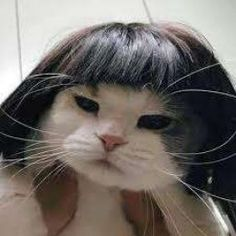
#> input picture CV_Builder_Series/9c1318551dbc9159f5bcceb977bd7c94.jpg, 236 x 236 px, found by its file name
$ python task_6.4.py
#> lines starting #> are read from the running program, lines starting #| are printed output that depends on the picture; after the words box and inside, x2 and y2 are one past the last pixel; in counts of white or black regions, pixels touching at a corner belong together
# Importing OpenCV Library
import cv2

# Relative or absolute path of the input image file
path = r"C:\Users\rohan\OneDrive\Desktop\Build club\CV_Builder_Series\9c1318551dbc9159f5bcceb977bd7c94.jpg"

# reading image (by default the flag is 1 if not specified)
image = cv2.imread(path)
#> image is the input picture: shape (236, 236, 3); mean B, G, R 102.6, 107.3, 113.5

edges = cv2.Canny(image, 200, 300)
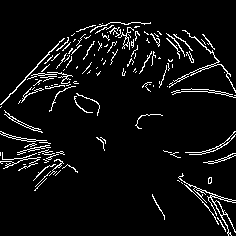
#> edges: shape (236, 236); 5.9% white in thin lines or dots
# Display image in a window
cv2.imshow("Output", image)
cv2.imshow("Edges", edges)

# Wait until any key press (press any key to close the window)
cv2.waitKey()
# kill all the windows
cv2.destroyAllWindows()

$ run again, with CV_Builder_Series/5ad30b721ae28a6748be82130f9828ec.jpg copied over CV_Builder_Series/9c1318551dbc9159f5bcceb977bd7c94.jpg
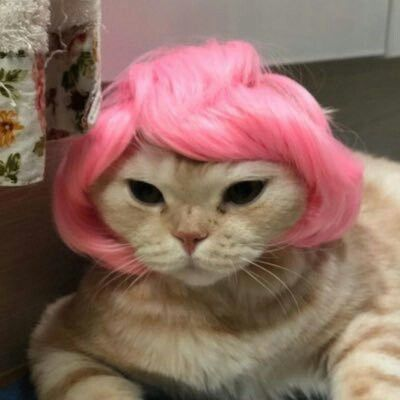
#> input picture CV_Builder_Series/5ad30b721ae28a6748be82130f9828ec.jpg, 400 x 400 px, found by its file name
#> image is the input picture: shape (400, 400, 3); mean B, G, R 96, 107.2, 138.8
#> `edges = cv2.Canny(image, 200, 300)`:
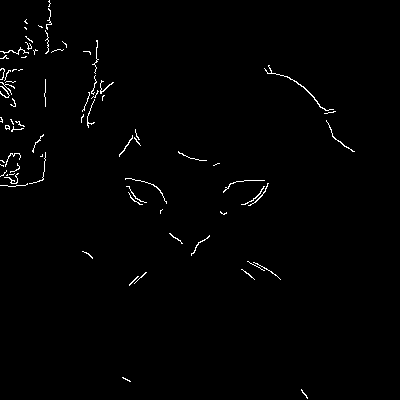
#> edges: shape (400, 400); 1.1% white in thin lines or dots, all inside (x1, y1, x2, y2) = (0, 0, 355, 399)

$ run again, with CV_Builder_Series/f90a84272a0eb8729a55816ac563d677.jpg copied over CV_Builder_Series/9c1318551dbc9159f5bcceb977bd7c94.jpg
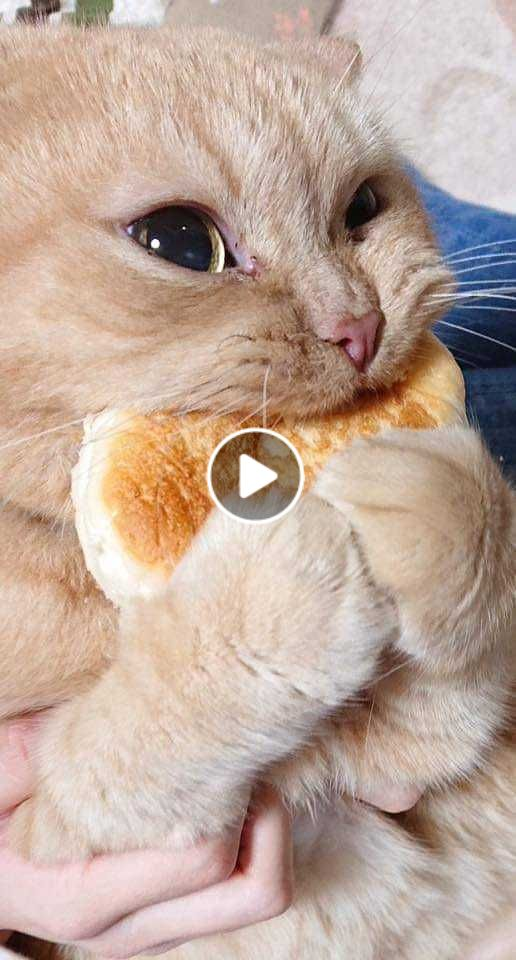
#> input picture CV_Builder_Series/f90a84272a0eb8729a55816ac563d677.jpg, 516 x 960 px, found by its file name
#> image is the input picture: shape (960, 516, 3); mean B, G, R 155.6, 168.5, 191
#> `edges = cv2.Canny(image, 200, 300)`:
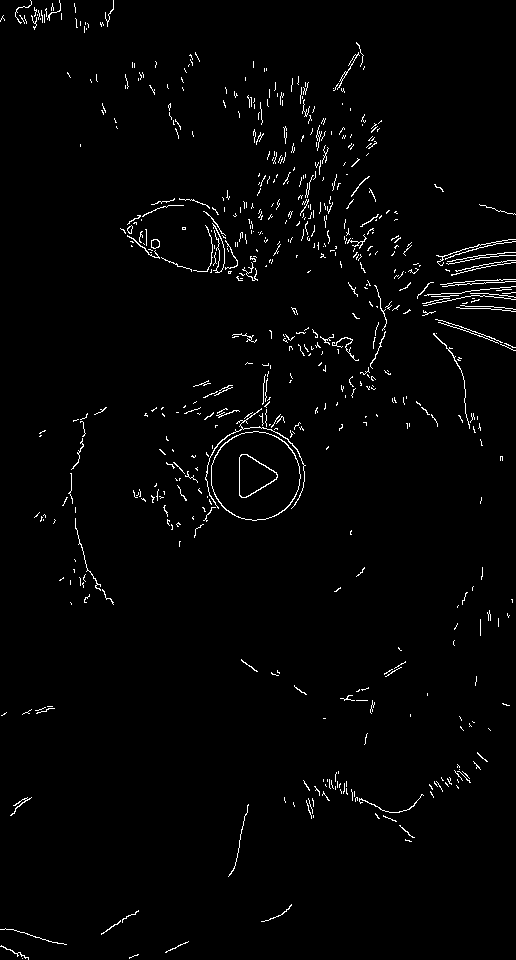
#> edges: shape (960, 516); 1.8% white in thin lines or dots

$ run again, with CV_Builder_Series/images.jpeg copied over CV_Builder_Series/9c1318551dbc9159f5bcceb977bd7c94.jpg
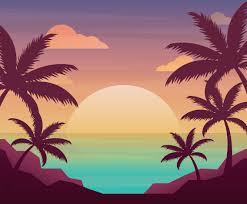
#> input picture CV_Builder_Series/images.jpeg, 247 x 204 px, found by its file name
#> image is the input picture: shape (204, 247, 3); mean B, G, R 107.5, 110.4, 148.2
#> `edges = cv2.Canny(image, 200, 300)`:
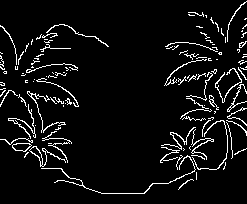
#> edges: shape (204, 247); 6.4% white in thin lines or dots
